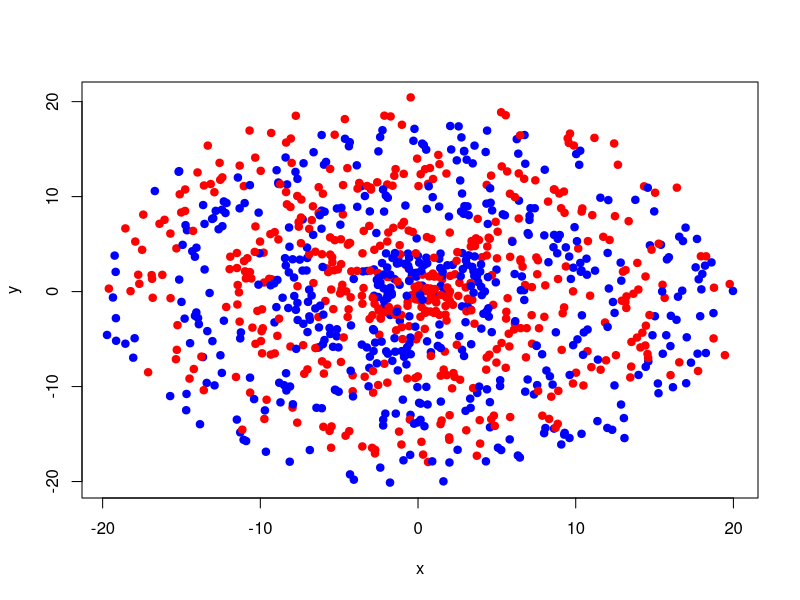
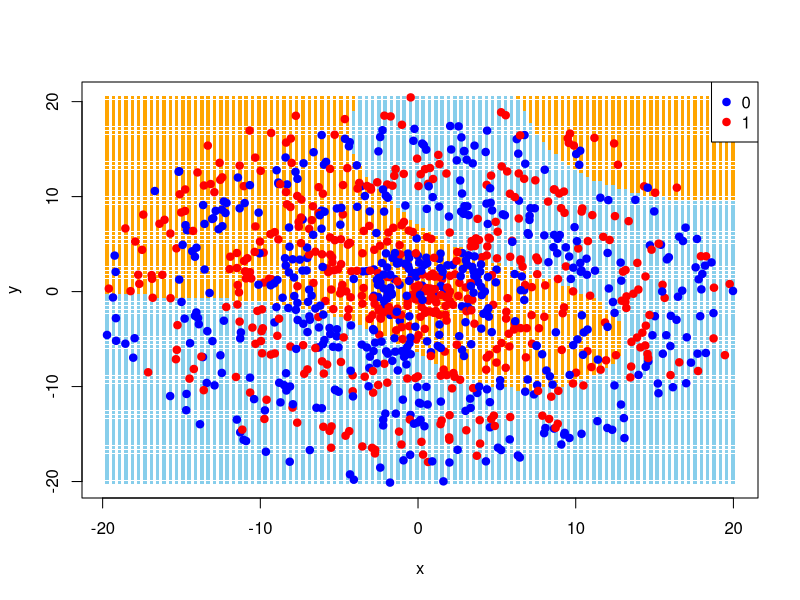
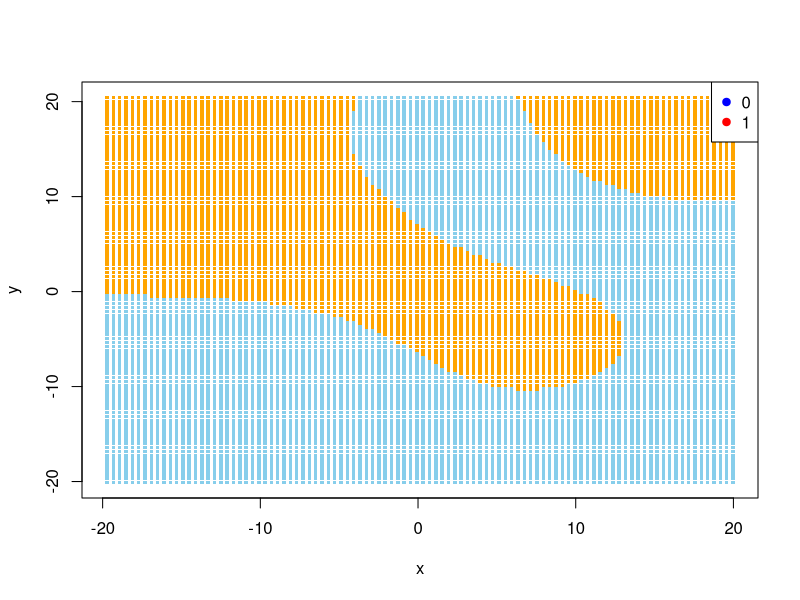
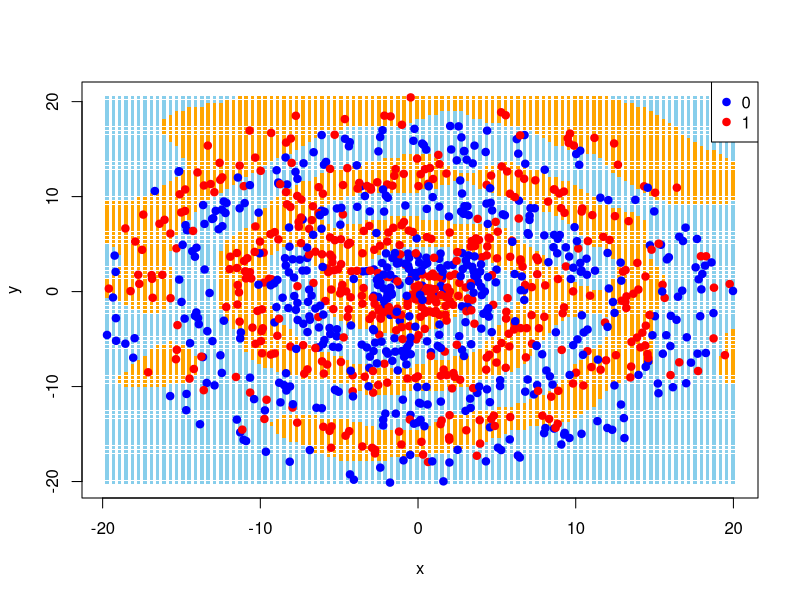
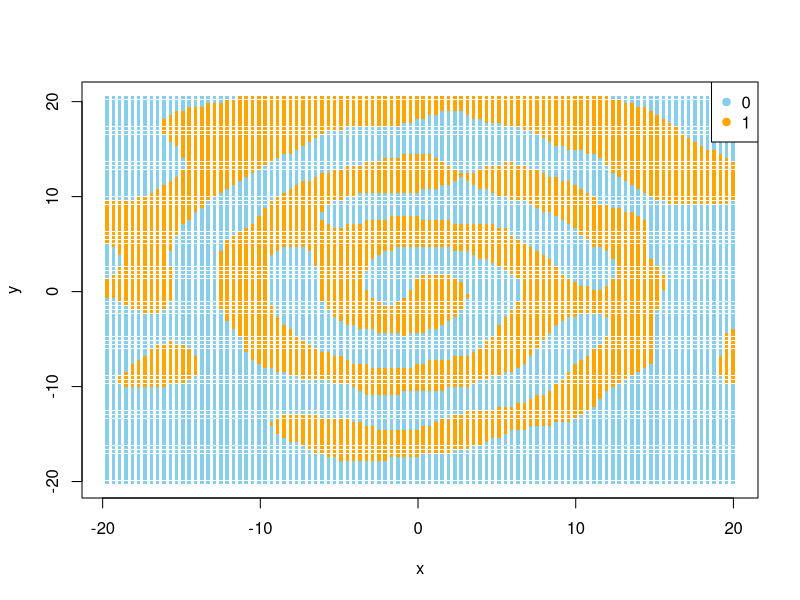
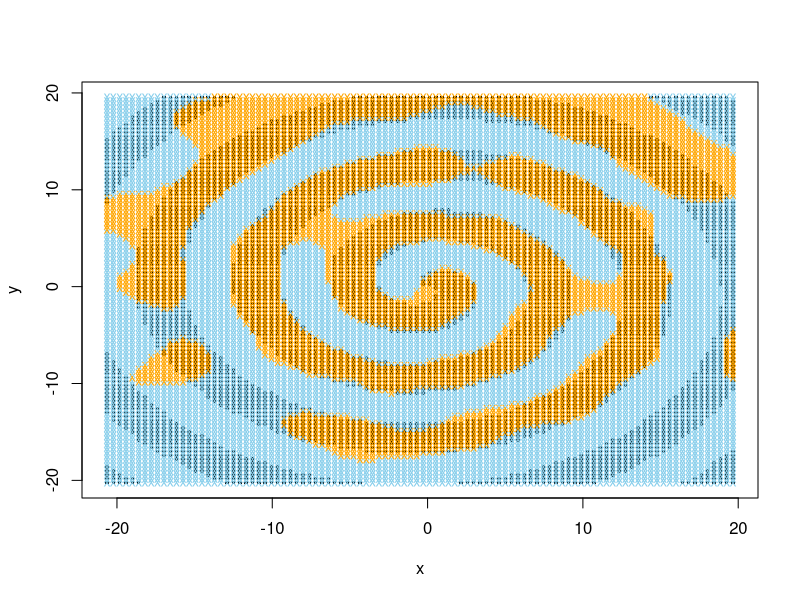
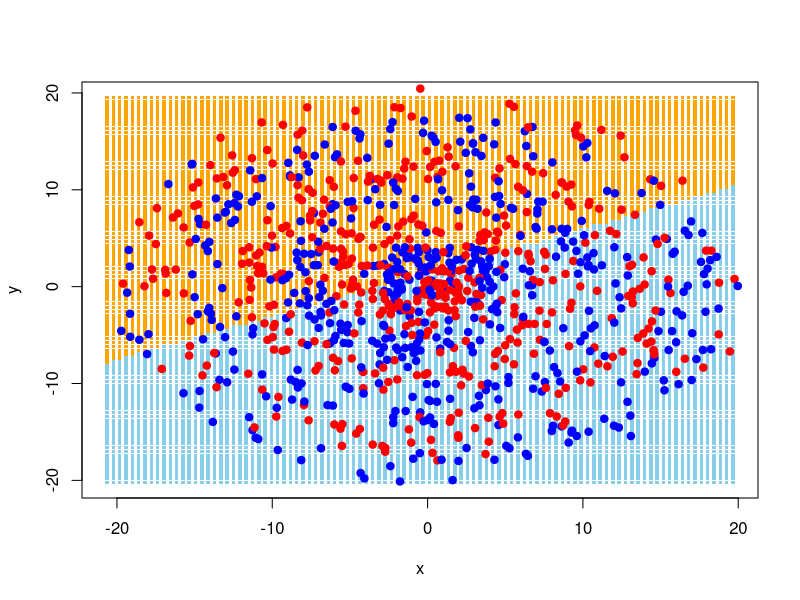
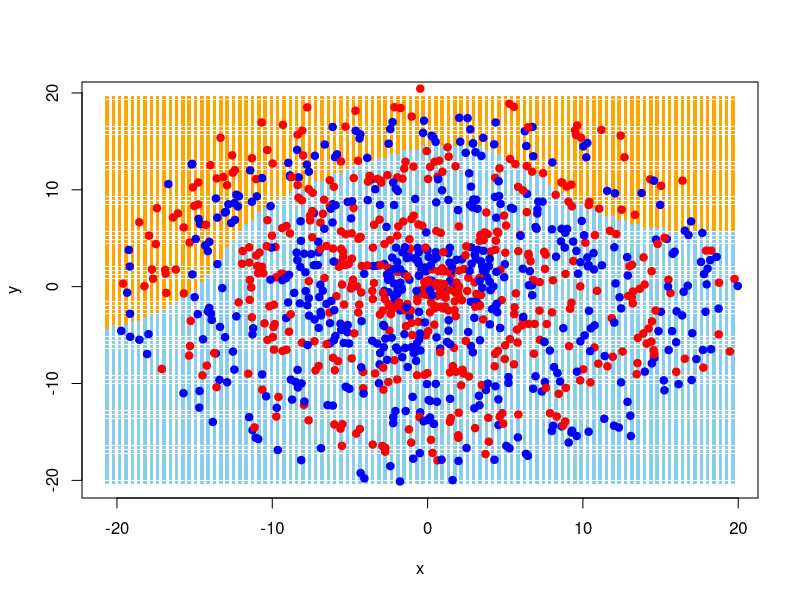

These figures' R source, in order:
## ---- chunk 1
n <- 1000
r <- 6 * pi + 1
r_offset <- 2
colors <- c("blue", "red")

generate_spiral <- function(n, r, r_offset, colors, seed) {
  set.seed(seed)

  # Generate random values for r and theta
  r <- runif(n, 1, 6 * pi + 1)
  theta <- runif(n, 0, 2 * pi)

  # Classify observations based on r and theta
  class <- ifelse((r + theta) %% (2 * pi) < pi, 1, 0)

  # Create a data frame with the data
  data <- data.frame(r, theta, class)

  # Create colors based on class
  data$color <- ifelse(data$class == 1, colors[2], colors[1])

  # Convert polar coordinates to Cartesian coordinates
  data$x <- data$r * cos(data$theta)
  data$y <- data$r * sin(data$theta)

  # Offset the data
  for (j in 1:n) {
    r_offset_val <- runif(1, 0, r_offset)
    theta_offset_val <- runif(1, 0, 2 * pi)

    # Convert to Cartesian coordinates
    data$x[j] <- data$x[j] + r_offset_val * cos(theta_offset_val)
    data$y[j] <- data$y[j] + r_offset_val * sin(theta_offset_val)

    # Convert back to polar coordinates
    data$r[j] <- sqrt(data$x[j]^2 + data$y[j]^2)
    data$theta[j] <- atan2(data$y[j], data$x[j])
  }

  return(data)
}

data <- generate_spiral(n, r, r_offset, colors, seed = 2024)
## ---- chunk 2
# Plot the data in the x and y coordinates
plot(data$x, data$y, col = data$color, pch = 19, xlab = "x", ylab = "y")
## ---- chunk 3
# Load the required svm library
library(e1071)
library(caret)

# Convert class to a factor
data$class <- as.factor(data$class)

# Create a data frame with only the class and the x and y coordinates
data2 <- data.frame(class = data$class, x = data$x, y = data$y)
data2$class <- as.factor(data2$class)

# Use a radial basis function kernel to classify the data with the SVM function
(svmfit <- svm(class ~ ., data = data2, kernel = "radial"))
## ---- chunk 4
# Create a confusion matrix to evaluate the SVM model
confusionMatrix(predict(svmfit, data2), data2$class)
## ---- chunk 5
# Define colors for data points
point_colors <- c("blue", "red")

# Define colors for decision boundary
boundary_colors <- c("skyblue", "orange")

# Plot the decision boundary
x1_grid <- seq(min(data2$x), max(data2$x), length.out = 100)
x2_grid <- seq(min(data2$y), max(data2$y), length.out = 100)
grid <- expand.grid(x = x1_grid, y = x2_grid)

predicted_labels <- predict(svmfit, newdata = grid)

# Plot the decision boundary with the data points
# Plot the decision boundary
plot(grid$x, grid$y, col = boundary_colors[predicted_labels],
     pch = ".", cex = 3.5, xlab = "x", ylab = "y")

# Plot the data points
points(data2$x, data2$y, col = point_colors[data2$class], pch = 19)
legend("topright", legend = levels(data2$class), col = point_colors, pch = 19)

# Plot the decision boundary with the data points
plot(grid$x, grid$y, col = boundary_colors[predicted_labels], pch = ".",
     cex = 3.5, xlab = "x", ylab = "y")
legend("topright", legend = levels(data2$class), col = point_colors, pch = 19)
## ---- chunk 6
# First write a simple cross validation function
cross_validate <- function(folds, costs, gammas, data, seed) {
  # Create a data frame to store the results
  results <- data.frame(cost = numeric(0), gamma = numeric(0),
                        accuracy = numeric(0))

  # Loop through each cost and gamma value
  for (cost in costs) {
    for (gamma in gammas) {
      # Set seed so the folds should be the same each time
      set.seed(seed)

      # Use cross-validation to find the best cost and gamma values
      svm_cross <- svm(class ~ ., data = data, kernel = "radial",
                       cross = folds, cost = cost, gamma = gamma)

      # Store the results
      results <- rbind(results, data.frame(cost = cost, gamma = gamma,
                                           accuracy = svm_cross$tot.accuracy))
    }
  }

  return(results)
}
## ---- chunk 7
# Create a simpler confusion matrix function
simpler_cm <- function(cm.out) {
    print(cm.out[[2]])
    print(cm.out[[3]][1:2])
}
## ---- chunk 8
# Run our function
validation_data_frame <- cross_validate(5, c(0.1, 1, 10, 100, 1000),
                                        c(0.01, 0.1, 1, 10, 100),
                                        data2, seed = 2024)

# Print the top 5 best cost and gamma values
print(validation_data_frame[order(-validation_data_frame$accuracy), ][1:5, ])
## ---- chunk 9
# Use the best cost and gamma values to classify the data
svmfit_best <- svm(class ~ ., data = data2, kernel = "radial", cost = 1,
                   gamma = 10)

# Create a confusion matrix to evaluate the SVM model
confusionMatrix(predict(svmfit_best, data2), data2$class) |> simpler_cm()
## ---- chunk 10
predicted_labels_best <- predict(svmfit_best, newdata = grid)

plot(grid$x, grid$y, col = boundary_colors[predicted_labels_best], pch = ".",
     cex = 3.5, xlab = "x", ylab = "y")

# Plot the data points
points(data2$x, data2$y, col = point_colors[data2$class], pch = 19)
legend("topright", legend = levels(data2$class), col = point_colors, pch = 19)

# Plot the decision boundary
plot(grid$x, grid$y, col = boundary_colors[predicted_labels_best], pch = ".",
     cex = 3.5, xlab = "x", ylab = "y")
legend("topright", legend = levels(data2$class), col = boundary_colors,
       pch = 19)
## ---- chunk 11
# Create new test data
n <- 1000
r <- 6 * pi + 1
r_offset <- 2
colors <- c("blue", "red")
test_data <- generate_spiral(n, r, r_offset, colors, seed = 2025)

# Convert class to a factor
test_data$class <- as.factor(test_data$class)

# Create a data frame with only the class and the x and y coordinates
test_data2 <- data.frame(class = test_data$class, x = test_data$x,
                         y = test_data$y)
test_data2$class <- as.factor(test_data2$class)

# Create a confusion matrix to evaluate the SVM model
confusionMatrix(predict(svmfit_best, test_data2), test_data2$class) |>
  simpler_cm()
## ---- chunk 12
post_offset_class <- numeric(n)
new_r <- numeric(n)
new_theta <- numeric(n)

# This code is how I originally classified the data before offsetting it
for (j in 1:n) {
  new_r[j] <- sqrt(test_data2$x[j]^2 + test_data2$y[j]^2)
  new_theta[j] <- atan2(test_data2$y[j], test_data2$x[j])

  ifelse(new_theta[j] < 0, new_theta[j] <- new_theta[j] + 2 * pi,
         new_theta[j] <- new_theta[j])

  # Classify observations based on r and theta
  post_offset_class[j] <- ifelse((new_r[j] + new_theta[j]) %% (2 * pi) < pi,
                                 1, 0)
}
## ---- chunk 13
# Add the results to the data frame
test_data2$post_offset_class <- post_offset_class
test_data2$new_r <- new_r
test_data2$new_theta <- new_theta

# Make the post offset class a factor
test_data2$post_offset_class <- as.factor(test_data2$post_offset_class)

# Now compare the true class to the predicted class given by the true decision boundary
confusionMatrix(test_data2$post_offset_class, test_data2$class) |> simpler_cm()
## ---- chunk 14
# Create a grid of points for prediction
x1_grid <- seq(min(test_data2$x), max(test_data2$x), length.out = 100)
x2_grid <- seq(min(test_data2$y), max(test_data2$y), length.out = 100)

grid <- expand.grid(x = x1_grid, y = x2_grid)

# Make the grid a data frame of x and y coordinates
grid_data <- data.frame(x = grid$x, y = grid$y)

# Classify the grid data
for (j in 1:nrow(grid_data)) {
  new_r <- sqrt(grid_data$x[j]^2 + grid_data$y[j]^2)
  new_theta <- atan2(grid_data$y[j], grid_data$x[j])

  ifelse(new_theta < 0, new_theta <- new_theta + 2 * pi, new_theta <- new_theta)

  # Classify observations based on r and theta
  grid_data$class[j] <- ifelse((new_r + new_theta) %% (2 * pi) < pi, 1, 0)
}

# Plot the true decision boundary
plot(grid_data$x, grid_data$y, col = grid_data$class, pch = ".", cex = 3.5,
     xlab = "x", ylab = "y")

# Plot the decision boundary found by the model
predicted_labels_best <- predict(svmfit_best, newdata = grid)

points(grid$x, grid$y, col = boundary_colors[predicted_labels_best], pch = "x",
       cex = .85)
## ---- chunk 15
# Use a linear kernel to classify the data with the SVM function
svmfit_linear <- svm(class ~ ., data = data2, kernel = "linear", cost = 1000)

# Create a confusion matrix to evaluate the SVM model
noquote("Linear SVM:")
confusionMatrix(predict(svmfit_linear, data2), data2$class) |> simpler_cm()

# Make the best poly model based on the cross validation
svm_poly <- svm(class ~ ., data = data2, kernel = "polynomial", degree = 5,
                cost = 10, gamma = 0.1)

# Check the svm_poly model on a confusion matrix
noquote("Polynomial SVM:")
confusionMatrix(predict(svm_poly, data2), data2$class) |> simpler_cm()
## ---- chunk 16
predicted_labels_linear <- predict(svmfit_linear, newdata = grid)

plot(grid$x, grid$y, col = boundary_colors[predicted_labels_linear], pch = ".",
     cex = 3.5, xlab = "x", ylab = "y")

# Plot the data points
points(data2$x, data2$y, col = point_colors[data2$class], pch = 19)

predicted_labels_poly <- predict(svm_poly, newdata = grid)

plot(grid$x, grid$y, col = boundary_colors[predicted_labels_poly], pch = ".",
     cex = 3.5, xlab = "x", ylab = "y")

points(data2$x, data2$y, col = point_colors[data2$class], pch = 19)
## ---- chunk 17
# Use a logistic regression model to classify the data
logit_model <- glm(class ~ x + y, data = data2, family = "binomial")
# Predict using the model
predicted_probabilities <- predict(logit_model, type = "response")


# Change all the Falses to 0 and Trues to 1
predicted_probabilities2 <- ifelse(predicted_probabilities > 0.5, 1, 0)

# Create a confusion matrix to evaluate the model
confusionMatrix(as.factor(predicted_probabilities2), as.factor(data2$class)) |>
  simpler_cm()
## ---- chunk 18
# peek at probabilities
print(predicted_probabilities |> head())
## ---- chunk 19
# Plot the decision boundary
predicted_labels_logit <- predicted_probabilities > 0.5
plot(grid$x, grid$y, col = boundary_colors[predicted_labels_logit + 1],
     pch = ".", cex = 3.5, xlab = "x", ylab = "y")
## ---- chunk 20
# Load the required class library
library(class)

# Write a cross validation function for KNN that takes k into account
cross_knn <- function(folds, ks, dataset, seed) {
  set.seed(seed)
  knn_model_cv <- train(class ~ .,
    data = dataset, method = "knn",
    trControl = trainControl(method = "cv", number = folds),
    tuneGrid = data.frame(k = ks)
  )
  return(knn_model_cv)
}

# Run our function
ks <- seq(1, 300, 2)

# Run the cross validation function
validation_data_frame_knn <- cross_knn(5, ks, data2, seed = 2024)

# Print the top 5 best k values
print(validation_data_frame_knn$results[
  order(-validation_data_frame_knn$results$Accuracy), ][1:5, ])
## ---- chunk 21
# Use the best k value found from cross validation
k <- 3

# Use a KNN model to classify the data
knn_model <- knn3(class ~ ., data = data2, k = k)
## ---- chunk 22
# Create a confusion matrix to evaluate the KNN model
predicted_labels_knn <- predict(knn_model, newdata = data2, type = "class")
noquote("Training KNN Confusion Matrix:")
confusionMatrix(predicted_labels_knn, data2$class) |> simpler_cm()

# Create a confusion matrix to evaluate the KNN model
knn_model_test <- predict(knn_model, newdata = test_data2, type = "class")
noquote("Testing KNN Confusion Matrix:")
confusionMatrix(knn_model_test, test_data2$class) |> simpler_cm()
## ---- chunk 23
# Plot the decision boundary
predicted_labels_knn <- predict(knn_model, newdata = grid, type = "class")

plot(grid$x, grid$y, col = boundary_colors[predicted_labels_knn], pch = ".",
     cex = 3.5, xlab = "x", ylab = "y")
points(data2$x, data2$y, col = point_colors[data2$class], pch = 19)
## ---- chunk 24
# Load the required libraries
library(MASS)
library(caret)
library(e1071)
library(dslabs)
library(tidyverse)

# Load the MNIST data set
data("mnist_27")

# Plot with base R
plot(mnist_27$train$x_1, mnist_27$train$x_2,
     col = point_colors[mnist_27$train$y],
     pch = 19, xlab = "Proportion of dark pixels in the upper-left quadrant",
     ylab = "Proportion of dark pixels in the lower-right quadrant")

# Add a legend
legend("topright", legend = levels(as.factor(mnist_27$train$y)),
       col = point_colors, pch = 19)
## ---- chunk 25
# Fit a linear kernel to the data
svmfit_linear_mnist <- svm(y ~ ., data = mnist_27$train, kernel = "linear",
                           cost = 1000)

# Create a confusion matrix to evaluate the SVM model
confusionMatrix(predict(svmfit_linear_mnist, mnist_27$train), 
                mnist_27$train$y) |> simpler_cm()

# Create a grid of points for prediction
x1_grid <- seq(min(mnist_27$train$x_1), max(mnist_27$train$x_1),
               length.out = 100)
x2_grid <- seq(min(mnist_27$train$x_2), max(mnist_27$train$x_2),
               length.out = 100)
grid <- expand.grid(x_1 = x1_grid, x_2 = x2_grid)

predicted_labels_linear_mnist <- predict(svmfit_linear_mnist, newdata = grid)

# Plot the decision boundary
plot(grid$x_1, grid$x_2, col = boundary_colors[predicted_labels_linear_mnist],
     pch = ".", cex = 3.5,
     xlab = "Proportion of dark pixels in the upper-left quadrant",
     ylab = "Proportion of dark pixels in the lower-right quadrant")
points(mnist_27$train$x_1, mnist_27$train$x_2,
       col = point_colors[mnist_27$train$y], pch = 19)
## ---- chunk 26
# Use a radial basis function kernel to classify the data with the SVM function
svmfit_rbf_mnist <- svm(y ~ ., data = mnist_27$train, kernel = "radial",
                        cost = 1, gamma = 1)

# Create a confusion matrix to evaluate the SVM model
confusionMatrix(predict(svmfit_rbf_mnist, mnist_27$train), mnist_27$train$y) |>
  simpler_cm()

predicted_labels_rbf_mnist <- predict(svmfit_rbf_mnist, newdata = grid)

# Plot the decision boundary
plot(grid$x_1, grid$x_2, col = boundary_colors[predicted_labels_rbf_mnist],
     pch = ".", cex = 3.5,
     xlab = "Proportion of dark pixels in the upper-left quadrant",
     ylab = "Proportion of dark pixels in the lower-right quadrant")
points(mnist_27$train$x_1, mnist_27$train$x_2,
       col = point_colors[mnist_27$train$y], pch = 19)
## ---- chunk 27
# Convert to a matrix with the proper column names
training_matrix <- as.data.frame(mnist_27$train)
colnames(training_matrix) <- c("class", "x_1", "x_2")
training_matrix$class <- as.factor(training_matrix$class)

# Run our cross validation function
validation_data_frame_mnist <- cross_validate(10, c(0.1, 1, 10, 100, 1000),
                                              c(0.01, 0.1, 1, 10, 100),
                                              training_matrix, seed = 2024)

# Print the top 5 best cost and gamma values
print(validation_data_frame_mnist[order(-validation_data_frame_mnist$accuracy),
                                  ][1:5, ])
## ---- chunk 28
# Use the best cost and gamma values to classify the data
svmfit_best_mnist <- svm(y ~ ., data = mnist_27$train, kernel = "radial",
                         cost = 0.1, gamma = 1)

# Create a confusion matrix to evaluate the SVM model
confusionMatrix(predict(svmfit_best_mnist, mnist_27$train), mnist_27$train$y) |>
  simpler_cm()

predicted_labels_best_mnist <- predict(svmfit_best_mnist, newdata = grid)

# Plot the decision boundary
plot(grid$x_1, grid$x_2, col = boundary_colors[predicted_labels_best_mnist],
     pch = ".", cex = 3.5,
     xlab = "Proportion of dark pixels in the upper-left quadrant",
     ylab = "Proportion of dark pixels in the lower-right quadrant")
points(mnist_27$train$x_1, mnist_27$train$x_2,
       col = point_colors[mnist_27$train$y], pch = 19)
## ---- chunk 29
# Create a confusion matrix to evaluate the SVM model
confusionMatrix(predict(svmfit_best_mnist, mnist_27$test), mnist_27$test$y) |>
  simpler_cm()
## ---- chunk 30
# Create a list of k values to try
ks <- seq(1, 300, by = 2)

# Create a matrix with the proper column names
training_matrix <- as.data.frame(mnist_27$train)
colnames(training_matrix) <- c("class", "x", "y")

# Run the cross validation function
validation_data_frame_knn_mnist <- cross_knn(10, ks, training_matrix,
                                             seed = 2024)

# Print the top 5 best k values
print(validation_data_frame_knn_mnist$
        results[order
                (-validation_data_frame_knn_mnist$results$Accuracy), ][1:5, ])
## ---- chunk 31
# Use the best k value found from cross validation
k <- 83

# Use a KNN model to classify the data
knn_model_mnist <- knn3(class ~ ., data = training_matrix, k = k)

# Create a confusion matrix to evaluate the KNN model
predicted_labels_knn_mnist <- predict(knn_model_mnist,
                                      newdata = training_matrix,
                                      type = "class")
confusionMatrix(predicted_labels_knn_mnist, training_matrix$class) |>
  simpler_cm()

# Make new grid
x1_grid <- seq(min(training_matrix$x), max(training_matrix$x), length.out = 100)
x2_grid <- seq(min(training_matrix$y), max(training_matrix$y), length.out = 100)
grid <- expand.grid(x = x1_grid, y = x2_grid)

# Plot the decision boundary
predicted_labels_knn_mnist <- predict(knn_model_mnist, newdata = grid,
                                      type = "class")

plot(grid$x, grid$y, col = boundary_colors[predicted_labels_knn_mnist],
     pch = ".", cex = 3.5,
     xlab = "Proportion of dark pixels in the upper-left quadrant",
     ylab = "Proportion of dark pixels in the lower-right quadrant")
points(mnist_27$train$x_1, mnist_27$train$x_2,
       col = point_colors[mnist_27$train$y], pch = 19)
## ---- chunk 32
# Put the test data into the proper format
mnist_27_test <- as.data.frame(mnist_27$test)
colnames(mnist_27_test) <- c("class", "x", "y")

predicted_labels_knn_mnist_test <- predict(knn_model_mnist,
                                           newdata = mnist_27_test,
                                           type = "class")

# Create a confusion matrix to evaluate the KNN model
confusionMatrix(predicted_labels_knn_mnist_test, mnist_27$test$y) |>
  simpler_cm()
